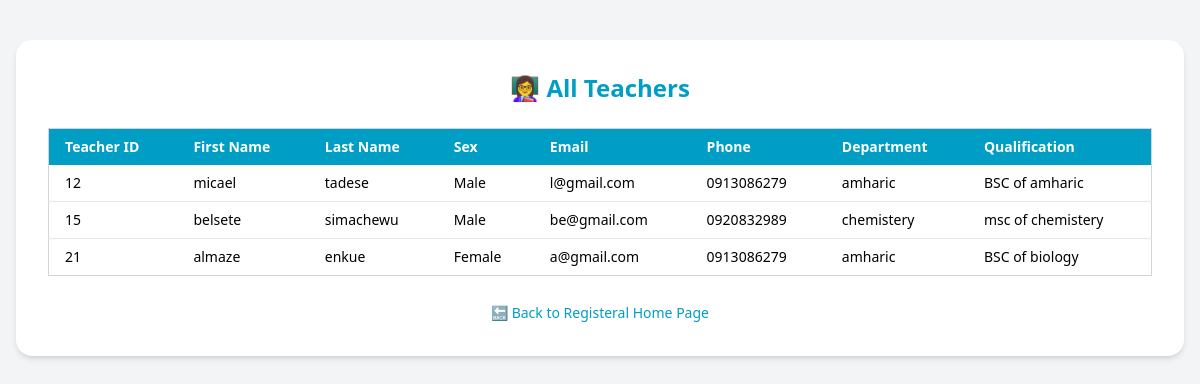
Screenshot of /view_all_teacher.php with the database file from the repository.
### tables this page shows
CREATE TABLE `teachers` (
  `teacher_id` varchar(20) NOT NULL,
  `first_name` varchar(50) DEFAULT NULL,
  `last_name` varchar(50) DEFAULT NULL,
  `sex` enum('Male','Female') DEFAULT NULL,
  `email` varchar(100) DEFAULT NULL,
  `phone` varchar(20) DEFAULT NULL,
  `department` varchar(100) DEFAULT NULL,
  `qualification` varchar(100) DEFAULT NULL,
  `created_at` timestamp NOT NULL DEFAULT current_timestamp()
);

### view_all_teacher.php (the view, shortened to what this page needs)
<?php
include 'db_connection.php';
$sql = "SELECT * FROM teachers";
$result = $conn->query($sql);
?>
<!DOCTYPE html>
<html lang="en">
<head>
    <script src="https://cdn.tailwindcss.com"></script>
</head>
<body class="bg-gray-100 min-h-screen px-4 py-10">
    <div class="max-w-7xl mx-auto bg-white p-8 rounded-2xl shadow-md">
        <h2 class="text-2xl font-bold text-[#009dc4] mb-6 text-center">👩‍🏫 All Teachers</h2>
        <?php if ($result->num_rows > 0): ?>
            <div class="overflow-x-auto">
                <table class="min-w-full border border-gray-300 rounded-md text-sm">
                    <thead class="bg-[#009dc4] text-white">
                        <tr>
                            <th class="px-4 py-2 text-left">Teacher ID</th>
                            <th class="px-4 py-2 text-left">First Name</th>
                            <th class="px-4 py-2 text-left">Last Name</th>
                            <th class="px-4 py-2 text-left">Sex</th>
                            <th class="px-4 py-2 text-left">Email</th>
                            <th class="px-4 py-2 text-left">Phone</th>
                            <th class="px-4 py-2 text-left">Department</th>
                            <th class="px-4 py-2 text-left">Qualification</th>
                        </tr>
                    </thead>
                    <tbody class="bg-white divide-y divide-gray-200">
                        <?php while ($row = $result->fetch_assoc()): ?>
                            <tr class="hover:bg-gray-50">
                                <td class="px-4 py-2"><?php echo htmlspecialchars($row['teacher_id']); ?></td>
                                <td class="px-4 py-2"><?php echo htmlspecialchars($row['first_name']); ?></td>
                                <td class="px-4 py-2"><?php echo htmlspecialchars($row['last_name']); ?></td>
                                <td class="px-4 py-2"><?php echo htmlspecialchars($row['sex']); ?></td>
                                <td class="px-4 py-2"><?php echo htmlspecialchars($row['email']); ?></td>
                                <td class="px-4 py-2"><?php echo htmlspecialchars($row['phone']); ?></td>
                                <td class="px-4 py-2"><?php echo htmlspecialchars($row['department']); ?></td>
                                <td class="px-4 py-2"><?php echo htmlspecialchars($row['qualification']); ?></td>
                            </tr>
                        <?php endwhile; ?>
                    </tbody>
                </table>
            </div>
        <?php else: ?>
            <p class="text-red-600 font-medium">❌ No teachers found in the database.</p>
        <?php endif; ?>
        <div class="mt-6 text-center">
            <a href="registeral.php" class="text-[#009dc4] hover:underline text-sm">🔙 Back to Registeral Home Page</a>
        </div>
    </div>
</body>
</html>

### rows the page displays
teachers: teacher_id "12", first_name "micael", last_name "tadese", sex "Male", email "l@gmail.com", phone "0913086279", department "amharic", qualification "BSC of amharic"
teachers: teacher_id "15", first_name "belsete", last_name "simachewu", sex "Male", email "be@gmail.com", phone "0920832989", department "chemistery", qualification "msc of chemistery"
teachers: teacher_id "21", first_name "almaze", last_name "enkue", sex "Female", email "a@gmail.com", phone "0913086279", department "amharic", qualification "BSC of biology"
